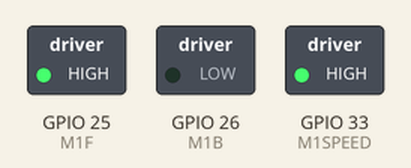
Simulated run of this sketch. Board: ESP32. On the bench: switched loads named in the sketch (green lamp = pin HIGH).

Above: at 2.5 s.
At 7.5 s:
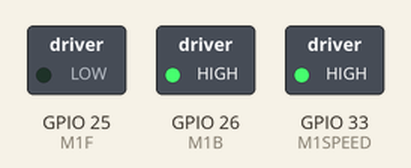
Timing chart, 0 to 11.5 s (numbered marks = the images above):
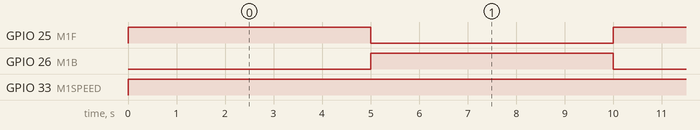

Measured:
- by itself, GPIO 25 (M1F), GPIO 26 (M1B): alternates HIGH for 5.0 s and LOW for 5.0 s
- by itself, GPIO 33 (M1SPEED): LOW → HIGH at 0.00 s

The sketch:

1motor.ino
```cpp
const int M1SPEED = 33;
const int M1F = 25;
const int M1B = 26;
int val = 255;

void setup() {
  pinMode(M1F, OUTPUT);
  pinMode(M1B, OUTPUT);
  pinMode(M1SPEED, OUTPUT);
  Serial.begin(9600); // Start serial communication
  analogWrite(M1SPEED, 0); // Start with motor stopped
}

void loop() {
    digitalWrite(M1F, HIGH);
    digitalWrite(M1B, LOW);
    analogWrite(M1SPEED, val);
    delay(5000);
    digitalWrite(M1F, LOW);
    digitalWrite(M1B, HIGH);
    analogWrite(M1SPEED, val);
    delay(5000);
}
```
